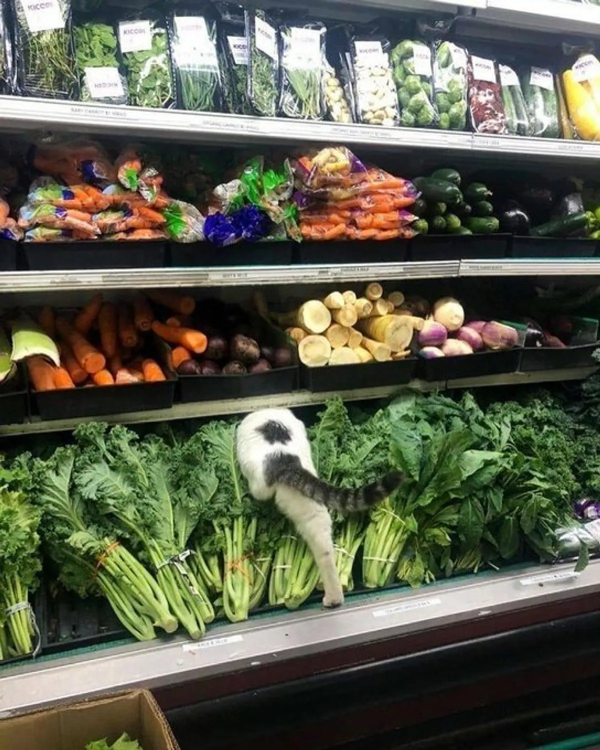
#> input picture 6/catshop.jpg, 1200 x 1500 px (shown at 1/2 size)
$ python 1.py
#> lines starting #> are read from the running program, lines starting #| are printed output that depends on the picture
import sys, os
import matplotlib.pyplot as plt
import numpy as np
import cv2 as cv

def laplace(img):
  return kernel_transform(img, np.array([[0,1,0],[1,-4,1],[0,1,0]]))
def kernel_transform(img, kernel):
  return cv.filter2D(img, -1, kernel)

def main():
  plt_rows = 1
  plt_columns = 2
  img = plt.imread(os.path.join(os.path.dirname(__file__), 'catshop.jpg'))
#> img is the input picture: shape (1500, 1200, 3); mean R, G, B 92.8, 95.5, 77.7
  if img.ndim == 3:
    img = cv.cvtColor(img, cv.COLOR_BGR2GRAY)
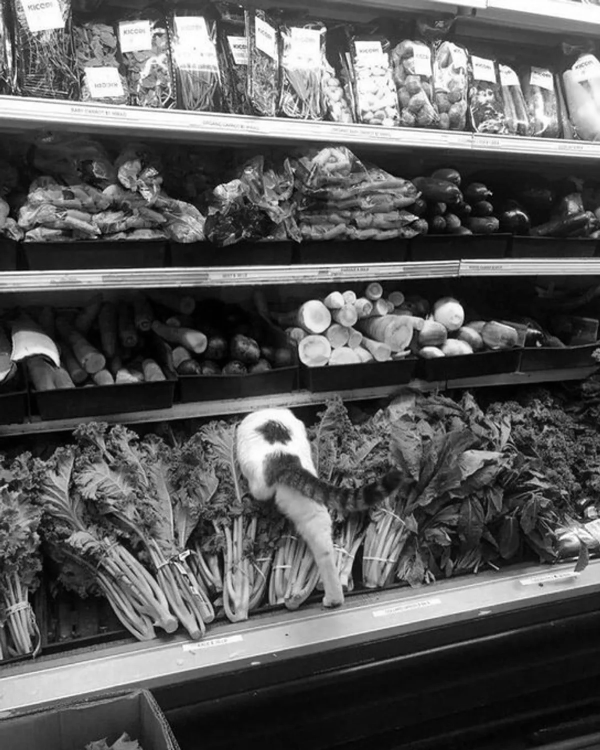
#> img: shape (1500, 1200) (shown at 1/2 size); min 0, max 255, mean 89.9
  images = [img]
  for i in range(3):
    images.append(cv.resize(images[i], [images[i].shape[1]//2, images[i].shape[0]//2]))
#> after the loop, images = 4 items
  laplaceImages = []
  for i in range(len(images)):
    laplaceImages.append(laplace(images[i]))
#> this loop made 4 passes
#> after the loop, laplaceImages = 4 items
  reconstructedImages = []
  for i in range(len(images)-1, 0, -1):
    resize = cv.resize(images[i], [laplaceImages[i-1].shape[1], laplaceImages[i-1].shape[0]])
    laplaceImage = laplaceImages[i-1]
    lMin = laplaceImage.min()
    lMax = laplaceImage.max()

    mappedLaplaceImage = np.interp(laplaceImage, [lMin, lMax], [0, 255])
    reconstructed = (resize + mappedLaplaceImage)/2
    reconstructedImages.append((resize, laplaceImage, reconstructed))
#> this loop made 3 passes
#> (i, lMax) on passes 1, 3: (3, 255), (1, 145)
#> lMax on pass 2: 251
#> pass 1, in main, `resize = cv.resize(images[i], [laplaceImages[i-1].shape[1], laplaceIma..`:
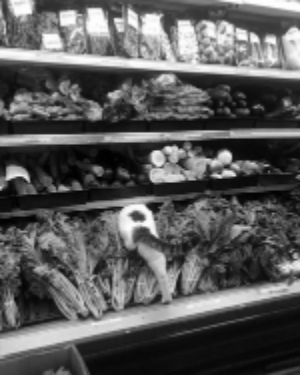
#> resize: shape (375, 300); min 1, max 254, mean 89.8
#> pass 1, in main, `laplaceImage = laplaceImages[i-1]`:
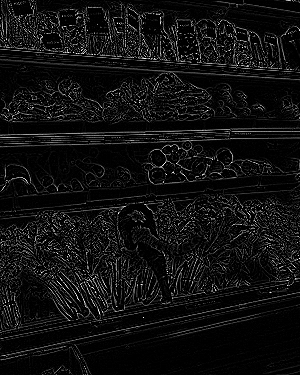
#> laplaceImage: shape (375, 300); min 0, max 255, mean 16.3
#> pass 1, in main, `reconstructed = (resize + mappedLaplaceImage)/2`:
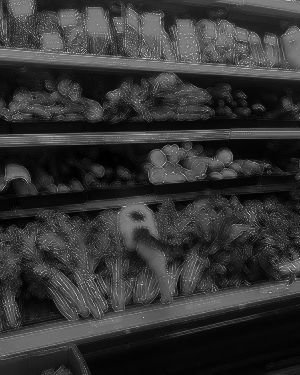
#> reconstructed: shape (375, 300) float64; min 0.5, max 234.5, mean 53.1
#> after the loop:
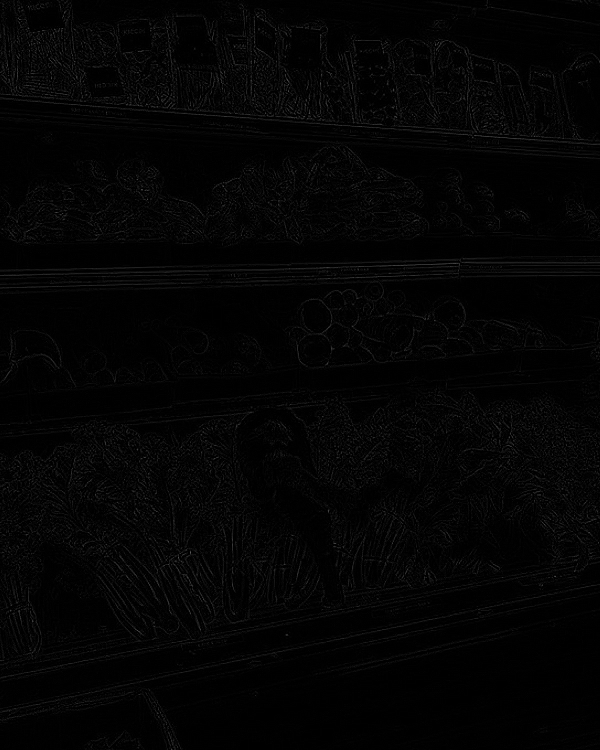
#> laplaceImage: shape (1500, 1200) (shown at 1/2 size); min 0, max 145, mean 3.8
#> after the loop, reconstructedImages = 3 items
  imageCounter = 1
  for i in range(len(images)):
    plt.subplot(plt_rows, plt_columns,imageCounter)
    plt.title('Gaus '+str(i))
    plt.imshow(images[i], cmap="gray")
    imageCounter+=1
    plt.subplot(plt_rows, plt_columns,imageCounter)
    plt.title('Laplace '+str(i))
    plt.imshow(laplaceImages[i], cmap="gray")
    imageCounter+=1
    plt.show()
    imageCounter=1
#> this loop made 4 passes
#> pass 2, in main, `plt.show()`:
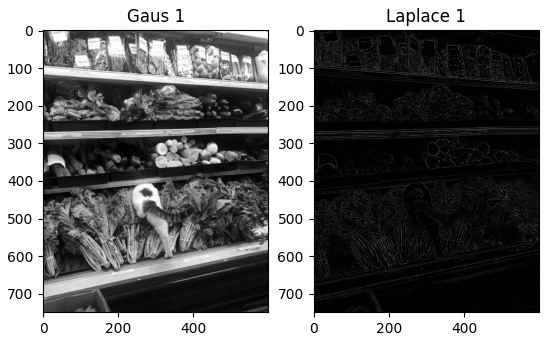
#> figure drawn by matplotlib, 2 panels
  plt_columns = 3
  for i in range(len(reconstructedImages)):
    plt.subplot(plt_rows, plt_columns,imageCounter)
    plt.title('Resize Gaus '+str(i))
    plt.imshow(reconstructedImages[i][0], cmap="gray")
    imageCounter+=1
    plt.subplot(plt_rows, plt_columns,imageCounter)
    plt.title('Resize Laplace '+str(i))
    plt.imshow(reconstructedImages[i][1], cmap="gray")
    imageCounter+=1
    plt.subplot(plt_rows, plt_columns,imageCounter)
    plt.title('Reconstructed '+str(i))
    plt.imshow(reconstructedImages[i][2], cmap="gray")
    imageCounter+=1
    plt.show()
    imageCounter=1
#> this loop made 3 passes
#> pass 2, in main, `plt.show()`:
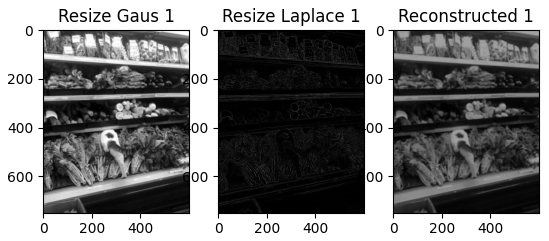
#> figure drawn by matplotlib, 3 panels

if __name__ == "__main__":
  main()
